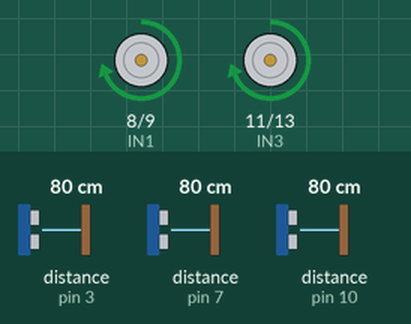
Simulated run of this sketch. Board: Arduino Uno, built with avr-gcc and run on an emulated ATmega328P. Parts: motor-driver pin pairs drawn as motors (green arrow = first pin HIGH = forward, orange = second pin HIGH = backward, longer = more drive, scaled by the enable pin). Wiring (inferred from the names in the program): 3 × ultrasonic range finder: trigger pin 2, echo pin 3 / trigger pin 4, echo pin 7 / trigger pin 12, echo pin 10. Inputs (shaded band) come from the test bench; at power-on: distance to the obstacle (sensors on pin 7, pin 3, pin 10) 80 cm. The echo pulse lasts 58.3 µs per cm.

Above: at 2.9 s.
3.3 s: distance to the obstacle (sensor on pin 7) set to 20 cm
At 3.53 s:
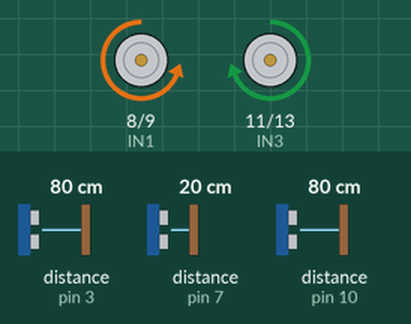
6.3 s: distance to the obstacle (sensor on pin 7) set to 17 cm
7.9 s: distance to the obstacle (sensor on pin 3) set to 28 cm
9.4 s: distance to the obstacle (sensor on pin 3) set to 24 cm
At 10.5 s:
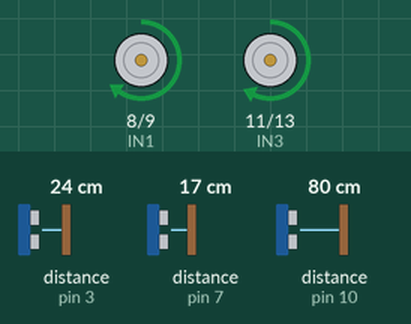
10.9 s: distance to the obstacle (sensor on pin 3) set to 17 cm
At 12.1 s:
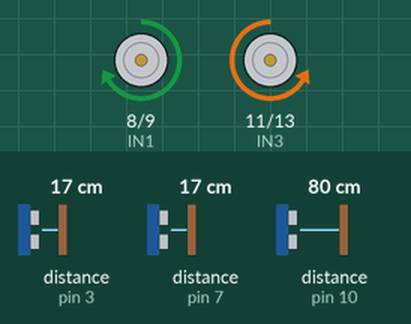
12.4 s: distance to the obstacle (sensor on pin 3) set to 35 cm
At 12.9 s:
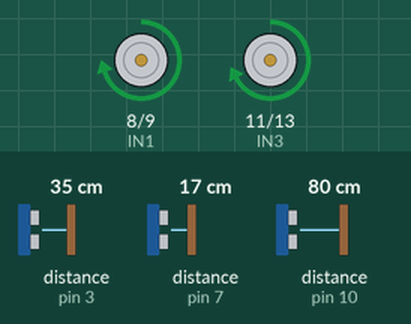
Timing chart, 0 to 14.9 s (numbered marks = the images above; inputs shaded):
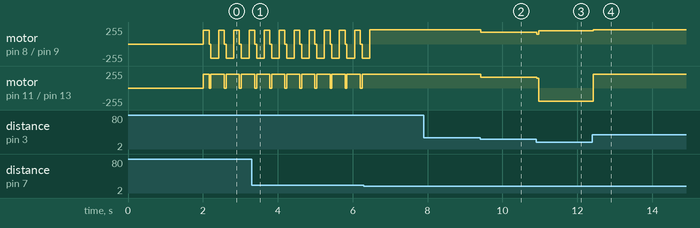

Measured:
- the behaviour switches between 27 and 26 cm on distance to the obstacle (sensor on pin 3) (found by bisection; images 1 and 2)
- the behaviour switches between 20 and 19 cm on distance to the obstacle (sensor on pin 3) (found by bisection; images 2 and 3)
- after the input at 7.9 s, every drawn part: stays the same
- after the input at 9.4 s, motor on pin 8 (IN1) / pin 9 (IN2): forward 215/255 → forward 175/255 at once; motor on pin 11 (IN3) / pin 13 (IN4): forward 205/255 → forward 165/255 at once
- after the input at 10.9 s, motor on pin 8 (IN1) / pin 9 (IN2): forward 175/255 → forward 200/255 at once; motor on pin 11 (IN3) / pin 13 (IN4): forward 165/255 → backward 200/255 at once
- after the input at 12.4 s, motor on pin 8 (IN1) / pin 9 (IN2): forward 200/255 → forward 215/255 at once; motor on pin 11 (IN3) / pin 13 (IN4): backward 200/255 → forward 205/255 at once
- by itself, motor on pin 8 (IN1) / pin 9 (IN2): repeats every 0.40 s: backward 210/255 0.20 s, forward 210/255 0.15 s, stopped 0.05 s
- by itself, motor on pin 11 (IN3) / pin 13 (IN4): alternates forward 210/255 for 0.35 s and stopped for 0.05 s

The sketch:

main.ino
```cpp
// ================= PIN DEFINITIONS =================

// Ultrasonic Sensors
#define trigFront 2
#define echoFront 3

#define trigLeft 4
#define echoLeft 7

#define trigRight 12
#define echoRight 10

// Motor Driver (L298N)
#define ENA 5
#define ENB 6

#define IN1 8
#define IN2 9
#define IN3 11
#define IN4 13

// ================= SETTINGS =================

#define BASE_SPEED 210
#define TURN_SPEED 200
#define SLOW_SPEED 170

#define WALL_DIST 17
#define IDEAL_LEFT 13

#define FRONT_LIMIT 18
#define FRONT_BRAKE 26

#define KP 1.7

// ================= DISTANCE =================

int getDistance(int trig, int echo) {
  digitalWrite(trig, LOW);
  delayMicroseconds(2);

  digitalWrite(trig, HIGH);
  delayMicroseconds(10);
  digitalWrite(trig, LOW);

  long duration = pulseIn(echo, HIGH, 15000);
  int distance = duration * 0.034 / 2;

  if (distance == 0) return 80;
  return distance;
}

// ================= MOTOR =================

void moveForward(int leftSpeed, int rightSpeed) {
  leftSpeed = constrain(leftSpeed, 130, 255);
  rightSpeed = constrain(rightSpeed, 130, 255);

  analogWrite(ENA, leftSpeed);
  analogWrite(ENB, rightSpeed);

  digitalWrite(IN1, HIGH);
  digitalWrite(IN2, LOW);
  digitalWrite(IN3, HIGH);
  digitalWrite(IN4, LOW);
}

void stopBot() {
  analogWrite(ENA, 0);
  analogWrite(ENB, 0);
  digitalWrite(IN1, LOW);
  digitalWrite(IN2, LOW);
  digitalWrite(IN3, LOW);
  digitalWrite(IN4, LOW);
}

// ================= TURNING =================

void turnLeft() {
  // --- CHANGE 1: Clear the corner before turning ---
  moveForward(BASE_SPEED, BASE_SPEED);
  delay(150); // Adjust this (100-200ms) based on your car's length
  stopBot();
  delay(50);
  // ------------------------------------------------

  analogWrite(ENA, TURN_SPEED);
  analogWrite(ENB, TURN_SPEED);

  digitalWrite(IN1, LOW);
  digitalWrite(IN2, HIGH);
  digitalWrite(IN3, HIGH);
  digitalWrite(IN4, LOW);

  delay(180);

  while (getDistance(trigFront, echoFront) < 20);
}

void turnRight() {
  moveForward(150,150);
  delay(50);

  analogWrite(ENA, TURN_SPEED);
  analogWrite(ENB, TURN_SPEED);

  digitalWrite(IN1, HIGH);
  digitalWrite(IN2, LOW);
  digitalWrite(IN3, LOW);
  digitalWrite(IN4, HIGH);

  delay(180);

  while (getDistance(trigFront, echoFront) < 20);
}

void turnBack() {
  analogWrite(ENA, TURN_SPEED);
  analogWrite(ENB, TURN_SPEED);

  digitalWrite(IN1, HIGH);
  digitalWrite(IN2, LOW);
  digitalWrite(IN3, LOW);
  digitalWrite(IN4, HIGH);

  delay(360);
}

// ================= SETUP =================

void setup() {
  pinMode(trigFront, OUTPUT);
  pinMode(echoFront, INPUT);
  pinMode(trigLeft, OUTPUT);
  pinMode(echoLeft, INPUT);
  pinMode(trigRight, OUTPUT);
  pinMode(echoRight, INPUT);

  pinMode(ENA, OUTPUT);
  pinMode(ENB, OUTPUT);
  pinMode(IN1, OUTPUT);
  pinMode(IN2, OUTPUT);
  pinMode(IN3, OUTPUT);
  pinMode(IN4, OUTPUT);

  delay(2000); // 2-second safety delay to place the car down
}

// ================= LOOP =================

void loop() {
  int front = getDistance(trigFront, echoFront);
  int left  = getDistance(trigLeft, echoLeft);
  int right = getDistance(trigRight, echoRight);

  // LEFT HAND RULE logic
  if (left > WALL_DIST) {
    turnLeft();
  }
  else if (front > FRONT_LIMIT) {
    int speed = BASE_SPEED;
    if (front < FRONT_BRAKE) {
      speed = SLOW_SPEED;
    }

    int error = IDEAL_LEFT - left;
    int correction = error * KP;

    if (right < 10) correction -= 6;

    int leftSpeed  = speed - correction;
    int rightSpeed = speed + correction;

    moveForward(leftSpeed, rightSpeed);
  }
  else if (right > WALL_DIST) {
    turnRight();
  }
  else if (front < 12 && left < 12 && right < 12) {
    turnBack();
  }
  else {
    turnRight();
  }

  delay(5);
}
```
